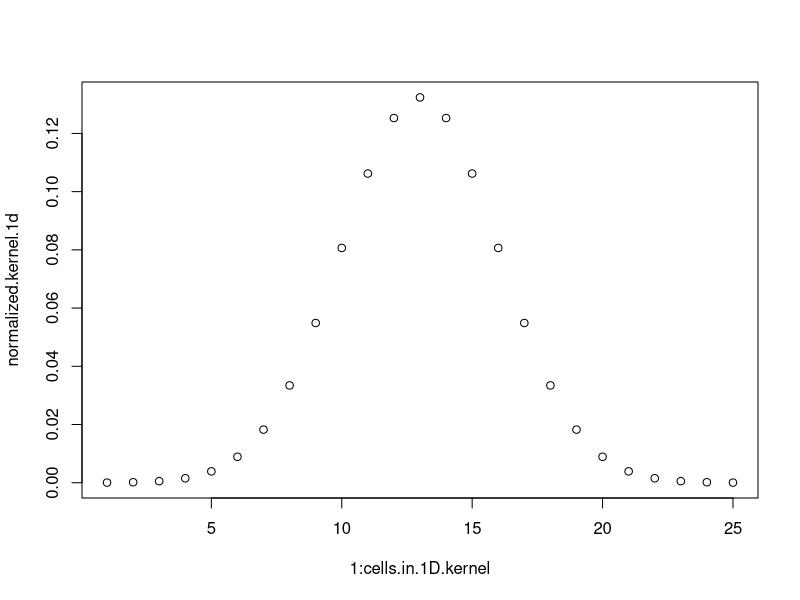
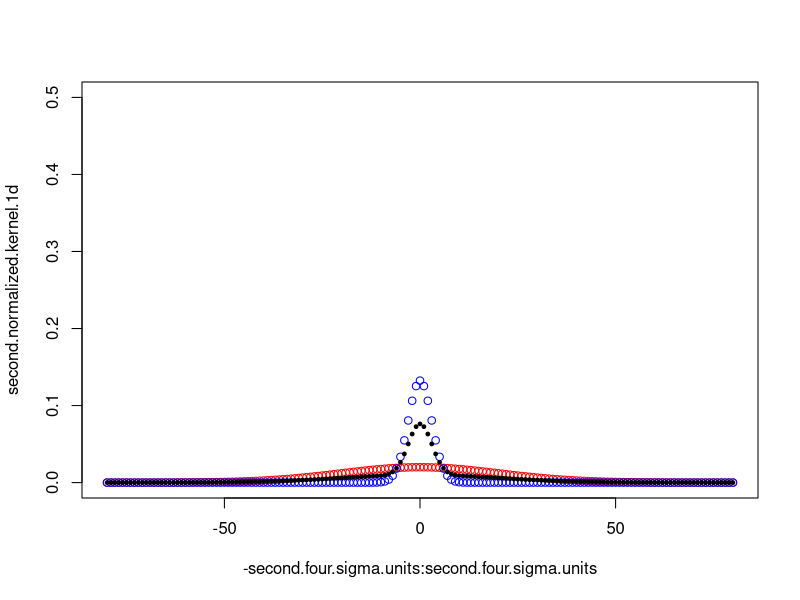
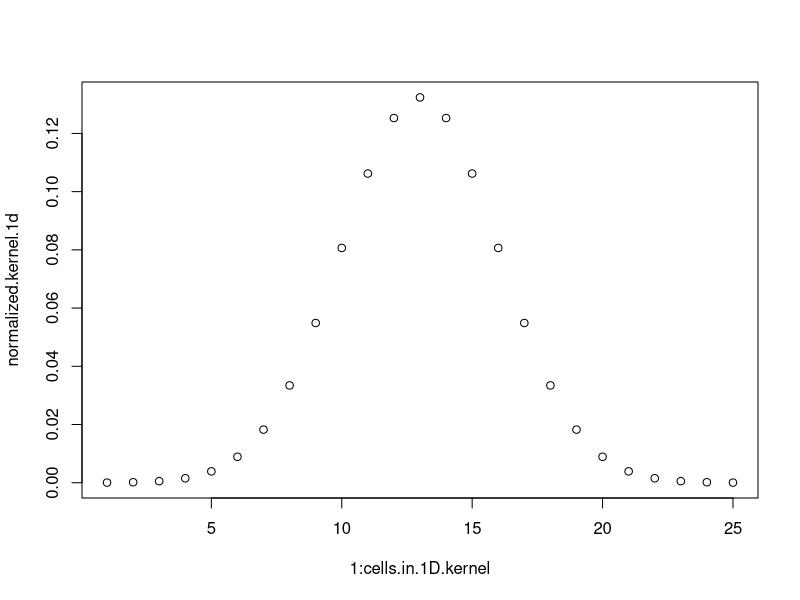
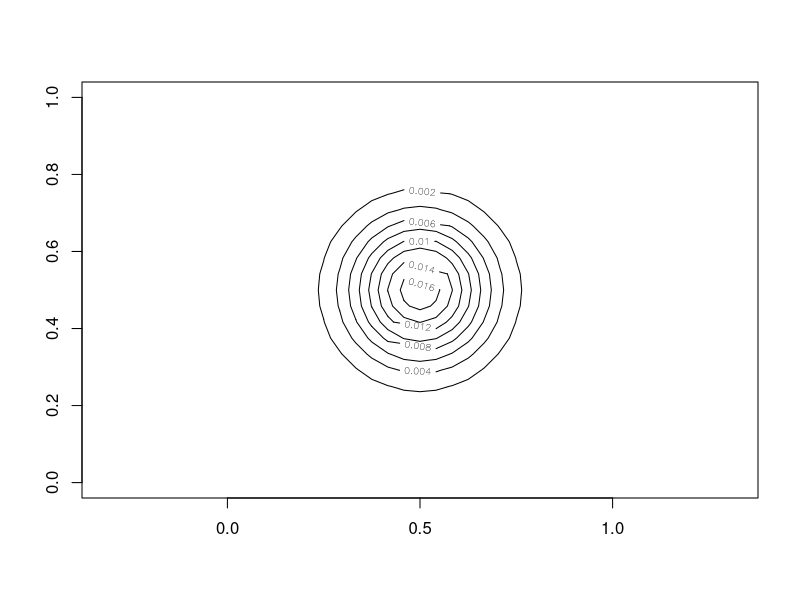
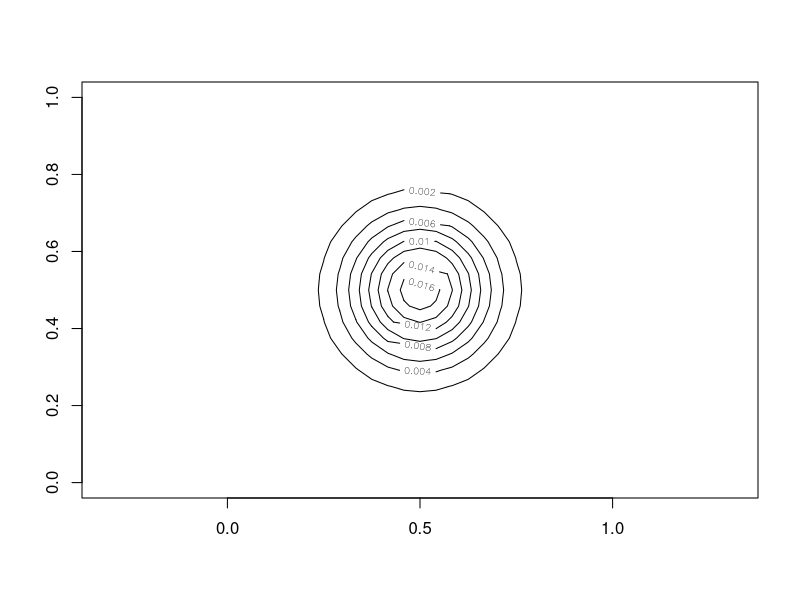
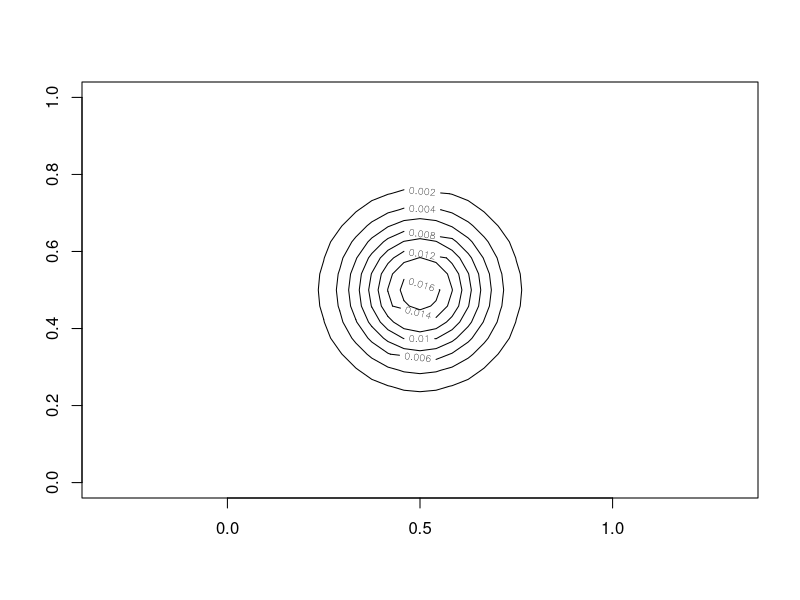

These figures' R source, in order: (Note: this script raises an error after producing the figures.)
#############################################################################################################################
#
#  code to write the dispersal matrix for a given number of patches and dispersal kernel to go into Nemo
#  19 Jan 2015
#
#############################################################################################################################



# FOR A LANDSCAPE OF A GIVEN SIZE

#patches.x <- 1000	# number of patches going horizontally in the cylinder, the range will expand in this direction
#patches.y <- 200		# number of patches lined up vertically in the cylinder
	# mostly irrelevant for figuring out dispersal kernel, except don't want it to loop entirely around the cylinder
	# cut in half when creating the landscape because I want symmetry so the edges match up, the landscape will be made then mirrored

# how big in 1-D is a patch (meters here)
cell <- 50
# landscape size
land.x <- 1000	# 1000 km = 1,000,000 m
land.y <- 500		# 50 km = 50,000 m

cells.x <- land.x/cell
cells.y <- land.y/cell

(total.cells <- cells.x * cells.y)



# CREATE THE DISPERSAL MATRIX

# dispersal kernel from 1 patch to surrounding patches
#	want it to be Gaussian and vary to having more LDD (long distance dispersal)
dist.mean <- 0		# mean should stay at zero as dispersal is centered around natal patch
dist.sd <- 150		# this is sigma, one standard deviation, in meters

# scale the landscape, and want to cut off at 4 sigma, so how many cells (in 1-D) are there within 4 sigma:
units <- dist.sd/cell		# number of cells per one sigma
four.sigma.units <- 4*units	# number of cells per four sigma IN ONE DIRECTION

center.cell <- four.sigma.units + 1
cells.in.1D.kernel <- four.sigma.units + four.sigma.units + 1
		# total cells going across the one-dimensional kernel are those one either side plus the central/natal one

# make the 1-D kernel
kernel.1d <- rep(NA, cells.in.1D.kernel)
k <- 1
for(i in -four.sigma.units:four.sigma.units){
	left.boundary <- (i-0.5)*cell
	right.boundary <- (i+0.5)*cell
	kernel.1d[k] <- pnorm(q=right.boundary, sd=dist.sd) - pnorm(q=left.boundary, sd=dist.sd)
	k <- k+1
}
	# correct to have the halves because the center cell in a sense can be thought of as zero space since not migrating leaves you there
	# still need to renormalize because only have the cumulative within 4 sigma
normalized.kernel.1d <- kernel.1d/sum(kernel.1d)	# normalize the probabilities to sum to 1
plot(1:cells.in.1D.kernel, normalized.kernel.1d)


########################################################################################################################
########################################################################################################################
#
#	for summing 2 distributions to create kurtosis:
#
# do the above again for a second distribution, sum the 1-D kernels and normalize
#
#	*** NOTE ***
#	WHEN SUMMING THE KERNELS, MAKE SURE TO ADD AFTER CENTERING AROUND 0
#
# dispersal kernel from 1 patch to surrounding patches
#	want it to be Gaussian and vary to having more LDD (long distance dispersal)
second.dist.mean <- 0		# mean should stay at zero as dispersal is centered around natal patch
second.dist.sd <- 1000		# this is sigma, one standard deviation, in meters

# scale the landscape, and want to cut off at 4 sigma, so how many cells (in 1-D) are there within 4 sigma:
second.units <- second.dist.sd/cell		# number of cells per one sigma
second.four.sigma.units <- 4*second.units	# number of cells per four sigma IN ONE DIRECTION

second.center.cell <- second.four.sigma.units + 1
second.cells.in.1D.kernel <- second.four.sigma.units + second.four.sigma.units + 1
		# total cells going across the one-dimensional kernel are those one either side plus the central/natal one

# make the 1-D kernel
second.kernel.1d <- rep(NA, second.cells.in.1D.kernel)
k <- 1
for(i in -second.four.sigma.units:second.four.sigma.units){
	left.boundary <- (i-0.5)*cell
	right.boundary <- (i+0.5)*cell
	second.kernel.1d[k] <- pnorm(q=right.boundary, sd=second.dist.sd) - pnorm(q=left.boundary, sd=second.dist.sd)
	k <- k+1
}
	# correct to have the halves because the center cell in a sense can be thought of as zero space since not migrating leaves you there
	# still need to renormalize because only have the cumulative within 4 sigma
second.normalized.kernel.1d <- second.kernel.1d/sum(second.kernel.1d)	# normalize the probabilities to sum to 1

diff.in.length <- abs(length(normalized.kernel.1d) - length(second.normalized.kernel.1d))
each.end.diff <- diff.in.length/2
# which is the shorter one:
if((length(normalized.kernel.1d) - length(second.normalized.kernel.1d)) < 0){	# then first kernel is shorter, add to it's length
	second.shorter <- FALSE
	long.normalized.kernel.1d <- c(rep(0, each.end.diff), normalized.kernel.1d, rep(0, each.end.diff))
	plot(-second.four.sigma.units:second.four.sigma.units, second.normalized.kernel.1d, ylim=c(0,0.5), col="red")
	points(-second.four.sigma.units:second.four.sigma.units, long.normalized.kernel.1d, col="blue")
}
if((length(normalized.kernel.1d) - length(second.normalized.kernel.1d)) > 0){	# then second kernel is shorter, add to it's length
	second.shorter <- TRUE
	second.normalized.kernel.1d <- c(rep(0, each.end.diff), second.normalized.kernel.1d, rep(0, each.end.diff))
	plot(-four.sigma.units:four.sigma.units, normalized.kernel.1d, ylim=c(0,0.5), col="red")
	points(-four.sigma.units:four.sigma.units, second.normalized.kernel.1d, col="blue")
}

prop.first.kernel <- 0.5
prop.second.kernel <- 1 - prop.first.kernel
summed.1d.kernels <- (long.normalized.kernel.1d * prop.first.kernel) + (second.normalized.kernel.1d * prop.second.kernel)

# just for the plot, to know which x values to use
if(second.shorter==FALSE){
	points(-second.four.sigma.units:second.four.sigma.units, summed.1d.kernels, pch=20, cex=0.75)
}else{
	points(-four.sigma.units:four.sigma.units, summed.1d.kernels, pch=20, cex=0.75)
}

########################################################################################################################
########################################################################################################################


# IF USING COMBINATION OF 2 KERNELS, UNCODE FOLLOWING LINE
#
# normalized.kernel.1d <- summed.1d.kernels

#normalized.kernel.1d <- kernel.1d/sum(kernel.1d)	# normalize the probabilities to sum to 1
plot(1:cells.in.1D.kernel, normalized.kernel.1d)

# multiply it by itself to create the 2-D
horizontal.to.multiply <- matrix(NA, nrow=length(normalized.kernel.1d), ncol=length(normalized.kernel.1d))
vertical.to.multiply <- matrix(NA, nrow=length(normalized.kernel.1d), ncol=length(normalized.kernel.1d))
for(j in 1:length(normalized.kernel.1d)){
	horizontal.to.multiply[j,] <- normalized.kernel.1d
	vertical.to.multiply[,j] <- normalized.kernel.1d
}

multiplied.kernels <- horizontal.to.multiply * vertical.to.multiply


# plot the multiplied matrix
library(graphics)
contour(multiplied.kernels, asp=1, nlevels= four.sigma.units)

# find the cutoff value for distance travelled, i.e. which contours don't make the full circle around because they travel farther than the central column/row?
lower.cutoff <- multiplied.kernels[1,center.cell]
multiplied.kernels[multiplied.kernels < lower.cutoff] <- 0	# replace values lower than the cutoff with zero
# plot the multiplied matrix that's been cut off to circular distances
contour(multiplied.kernels, asp=1, nlevels= four.sigma.units)

# restandardize so all sums to 1
restandardized.multiplied.kernels <- multiplied.kernels/sum(multiplied.kernels)
contour(restandardized.multiplied.kernels, asp=1, nlevels= four.sigma.units)
disp.kernel <- restandardized.multiplied.kernels

middle.of.kernel <- center.cell
	# ceiling(length(disp.kernel[,1])/2)	# works because there are an odd number for the length/width
max.dist.include.natal <- middle.of.kernel	# the maximum number of cells an individual might migrate including 1 as staying in natal patch
max.dist.exclude.natal <- middle.of.kernel - 1


#############################################################################################################################
#
#	NOW WE HAVE THE DISPERSAL KERNEL
#
#	GO AHEAD AND MAKE THE DISPERSAL MATRIX
#
#############################################################################################################################



# dispersal matrix needs to be patch number x patch number with columns summing to 1
#patches.x
#patches.y
total.patches <- patches.x * patches.y

disp.mat <- matrix(0, nrow= total.patches, ncol= total.patches) 	
	# dispersal matrix is patch number by patch number
	# it is all zeros so I can simply fill in the non-zero values
	
# make an identifying number for all patches, go down each column before moving on to the next column
patch.number.ids <- matrix(0, nrow= patches.y, ncol= patches.x)
for(i in 1: (patches.x * patches.y)){
	patch.number.ids[i] <- i
}



# a function to mirror image a matrix
rotate90 <- function(x) t(apply(x, 2, rev))
mirror <- function(x) rotate90(rotate90(x))


# FOR A GIVEN PATCH, WHAT PATCHES ARE THERE TO CHOOSE FROM FOR MIGRATION

column.length <- patches.y
row.length <- patches.x

for(i in 1: patches.y){		# row
	for(j in 1: patches.x){	# column

		focal.patch.id <- patch.number.ids[i,j]
		potential.rows.vertical <- (i - max.dist.exclude.natal):(i + max.dist.exclude.natal)
		potential.columns.horizontal <- (j - max.dist.exclude.natal):(j + max.dist.exclude.natal)

		# check within bounds for rows
		if(TRUE %in% (potential.rows.vertical > column.length)){	# at the bottom of the cylinder, loop to top
			how.many.over <- table((potential.rows.vertical > column.length))[[2]]	
				# number of trues, i.e. those that are greater than the max column height
			potential.rows.vertical <- c((i - max.dist.exclude.natal):(column.length), 1:how.many.over)
		}
		if(TRUE %in% (potential.rows.vertical < 1)){	# at the top of the cylinder, loop to bottom
			how.many.under <- table((potential.rows.vertical < 1))[[2]]	
				# number of trues, i.e. those that are greater than the max column height
			potential.rows.vertical <- c((column.length-(how.many.under-1)):column.length, 1:(i + max.dist.exclude.natal))
		}
		# check within bounds for columns; DO NOT want these to loop to the other end of the x spectrum
		if(TRUE %in% (potential.columns.horizontal > row.length)){	# at the right end of the cylinder, don't loop
			how.many.over <- table((potential.columns.horizontal > row.length))[[2]]	
				# number of trues, i.e. those that are greater than the right end of the cylinder
			potential.columns.horizontal <- (j - max.dist.exclude.natal):(row.length)
		}
		if(TRUE %in% (potential.columns.horizontal < 1)){	# at the left end of the cylinder, don't loop 
			how.many.under <- table((potential.columns.horizontal < 1))[[2]]	
				# number of trues, i.e. those that are less than the left end of the cylinder
			potential.columns.horizontal <- 1:(j + max.dist.exclude.natal)
		}

		# take those columns and rows and create a list of potential patches
		potential.patches.matching.kernel <- patch.number.ids[potential.rows.vertical, potential.columns.horizontal]




		if(length(potential.patches.matching.kernel) < length(disp.kernel)){
			print("Patch dispersal kernel hits the left or right border!")
			# when at the left or right end of the cylinder, need to add in the extra migration - make boundaries reflecting
			
			# how many columns should be in the kernel total:
			kernel.length <- max.dist.include.natal + max.dist.exclude.natal
			
			
			# are we at the left or right edge?
			
			# left edge
			if(TRUE %in% (1: patches.y %in% potential.patches.matching.kernel)){
				# how many columns do we have / are we missing in the kernel
				short.kernel <- length(potential.patches.matching.kernel[1,])
				cols.missing <- kernel.length - short.kernel
				
				# missing that many columns, and in this case on the left
				# so mirror those 2 columns and add them on to the dispersal kernel existing leftmost columns
				
				modified.disp.kernel <- disp.kernel[, -c(1:cols.missing)]
				add.on.missing <- disp.kernel[, c(1:cols.missing)]
				if(cols.missing > 1){
					# mirror the dispersal kernel bit being added back on
					add.on.missing <- mirror(add.on.missing)
					for(k in 1:cols.missing){
						modified.disp.kernel[,k] <- modified.disp.kernel[,k] + add.on.missing[,k]
					}
				}else{
					modified.disp.kernel[,1] <- modified.disp.kernel[,1] + add.on.missing
				}
			}
			
			
			# right edge
			if(TRUE %in% (((total.patches-patches.y): total.patches) %in% potential.patches.matching.kernel)){
				# how many columns do we have / are we missing in the kernel
				short.kernel <- length(potential.patches.matching.kernel[1,])
				cols.missing <- kernel.length - short.kernel
				
				# missing that many columns, and in this case on the right
				# so mirror those columns if there are more than 1 and add them on to the dispersal kernel existing rightmost columns
				
				modified.disp.kernel <- disp.kernel[, -c(kernel.length:(kernel.length - (cols.missing-1)))]
				add.on.missing <- disp.kernel[, c(kernel.length:(kernel.length - (cols.missing-1)))]	# this ALREADY mirrored any columns greater than 1
				
				# harder on the right side to line up matrices for adding, so just add zeros to the existing reflected probabilities that are being added on
				empty.cols.to.add <- short.kernel - cols.missing
				
				# harder on the right side to line up matrices for adding, so just add zeros to the existing reflected probabilities that are being added on
				for(kk in 1: empty.cols.to.add){
					add.on.missing  <- cbind(rep(0, kernel.length), add.on.missing)
				}
				modified.disp.kernel <- modified.disp.kernel + add.on.missing				
			}
			# put the dispersal probability values into the dispersal matrix
			disp.mat[focal.patch.id, potential.patches.matching.kernel] <- modified.disp.kernel
			
		}else{
			#this is the simple case where values can just be inserted because we are not at the left or right boundary
			
			disp.mat[focal.patch.id, potential.patches.matching.kernel] <- disp.kernel	
				# for the focal patch we are on, that is the row number in the final dispersal matrix for nemo
				# insert into that row the values of where that patch sends migrants
		}
	}
}



setwd("~/Documents/My_Documents/UBC/Research/Range_SimulationProject/R_Code")

write(disp.mat, file="DispMatrix.txt", ncolumns=(total.patches), sep=", ")
	# this adds in the commas and maintains the columns, need the brackets another way


# can't get the brackets in properly without it writing them as a row instead of a column.  Quicker fix to just paste file into excel and concatenate the brackets in that way




#############################################################################################################################
#############################################################################################################################


# PATCH CAPACITY MATRIX

# also write the patch capacity matrix

# carrying capacity
K <- 10

# where to initiate the pop

# total number of pops
total.patches
# those patches are arrayed by:
# vertical number of patches
patches.y
# horizontal number of patches
patches.x

# width to initiate the pops over
initial.x <- 5

# that width creates this number of pops which are ordered correctly at the beginning of the list because of how the dispersal matriz has been constructed
initial.num.pops <- initial.x * patches.y


# FOR BURN IN
burnin <- paste(c("{", paste(rep(K, initial.num.pops), collapse=", "), ",", paste(rep(0, (total.patches - initial.num.pops)), collapse=", "), "}"), collapse=" ")

# FOR EXPANSION
expansion <- paste(c("{", paste(rep(K, total.patches), collapse=", "), "}"), collapse=" ")








#############################################################################################################################










#############################################################################################################################
#############################################################################################################################
#############################################################################################################################
#############################################################################################################################

#temp <- as.matrix(cbind.data.frame(as.matrix(rep("{", total.patches)), disp.mat, as.matrix(rep("}", total.patches))))
#temp2 <- disp.mat
#temp3 <- cbind(NA, disp.mat, NA)
#temp2$end <- rep("}", total.patches)
#new.mat <- read.table("DispMatrix.txt")
#test <- cbind(rep("{", total.patches), new.mat, rep("}", total.patches))
#write(as.matrix(test), file="test_DispMatrix.txt", ncolumns=(total.patches+2))


# forward migration, each row needs to sum to 1
#for(i in 1: total.patches){		# go through one row, i.e. one patch
#	for(j in 1: total.patches){	# proceed through that row's columns, i.e. one patch
		# patch 1 to patch 1
		# 2 to 2
		# 3 to 3 .... etc
#		temp.sum <- 0
#		if(i == j) {
#			disp.mat[i,j] <- disp.kernel[middle.of.kernel, middle.of.kernel] # we are in the natal patch, give it that dispersal probability
#			temp.sum <- temp.sum + disp.kernel[middle.of.kernel, middle.of.kernel]	# want to make sure we stop putting values in when we've reached the sum of 1
#		}
#		if(i != j){		# we are not in the natal patch, figure out where we are in the kernel
#			diff <- j-i	# how many patches are we from the natal patch in that row?
#			if(diff <= max.dist.include.natal){			
#			}
#		}
#	}
#}




# not sure if I need this? patch ids jsut within the dispersal kernel
#kernel.ids <- matrix(0, nrow=length(disp.kernel[,1]), ncol=length(disp.kernel[1,]))
#for(i in 1:length(disp.kernel)){
#	kernel.ids[i] <- i
#}

# don't need the array because things seem to stay lined up without it, so can just paste them in, saving the code below just in case though

#potential.patches.matching.kernel.with.disp.array <- c(as.vector(potential.patches.matching.kernel), as.vector(disp.kernel))
#dim(potential.patches.matching.kernel.with.disp.array) <- c((max.dist.include.natal+ max.dist.exclude.natal), (max.dist.include.natal+ max.dist.exclude.natal), 2)

# NOW HAVE AN ARRAY TO CALL FROM for patch ID and it's probability of being dispersed to by the focal patch
